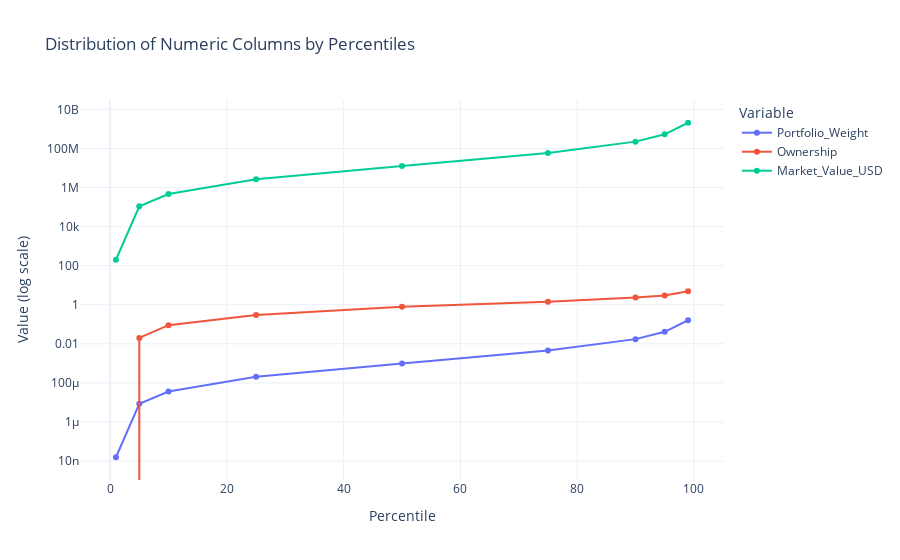

Write notebook code for a chart like this one.
### Code cell
import plotly.express as px

# Columnas y percentiles que ya calculaste
columns = ['Portfolio_Weight', 'Ownership', 'Market_Value_USD']
percentiles = [1, 5, 10, 25, 50, 75, 90, 95, 99]

# Dictionary to save percentile data
data = {col: [ml_df[col].quantile(p/100) for p in percentiles] for col in columns}

# Crear DataFrame de percentiles
percentiles_df = pd.DataFrame(data, index=[f'{p}%' for p in percentiles])

# Reset index para convertir los percentiles en columna y facilitar el plot
percentiles_plot_df = percentiles_df.reset_index().rename(columns={'index': 'Percentile'})

# Convertir la columna Percentile a int (quitando el %)
percentiles_plot_df['Percentile'] = percentiles_plot_df['Percentile'].str.rstrip('%').astype(int)

# Convertir de wide a long format para plotly
percentiles_long = percentiles_plot_df.melt(id_vars='Percentile', 
                                            value_vars=columns, 
                                            var_name='Variable', 
                                            value_name='Value')

# Graficar
fig = px.line(percentiles_long, x='Percentile', y='Value', color='Variable', 
              markers=True, title='Distribution of Numeric Columns by Percentiles')

fig.update_layout(yaxis_type='log',  # Log para ver mejor los valores muy pequeños
                  xaxis_title='Percentile',
                  yaxis_title='Value (log scale)',
                  template='plotly_white')

fig.show()

### Figure 1 — Plotly figure (JSON) as saved in the notebook; plotly's stock layout.template omitted (floating-point values rounded to 4 significant figures)
{"data": [{"hovertemplate": "Variable=Portfolio_Weight<br>Percentile=%{x}<br>Value=%{y}<extra></extra>", "legendgroup": "Portfolio_Weight", "line": {"color": "#636efa", "dash": "solid"}, "marker": {"symbol": "circle"}, "mode": "lines+markers", "name": "Portfolio_Weight", "orientation": "v", "showlegend": true, "type": "scatter", "x": [1, 5, 10, 25, 50, 75, 90, 95, 99], "xaxis": "x", "y": [1.56e-08, 8.494e-06, 3.634e-05, 0.0002066, 0.0009872, 0.004597, 0.01734, 0.04114, 0.1607], "yaxis": "y"}, {"hovertemplate": "Variable=Ownership<br>Percentile=%{x}<br>Value=%{y}<extra></extra>", "legendgroup": "Ownership", "line": {"color": "#EF553B", "dash": "solid"}, "marker": {"symbol": "circle"}, "mode": "lines+markers", "name": "Ownership", "orientation": "v", "showlegend": true, "type": "scatter", "x": [1, 5, 10, 25, 50, 75, 90, 95, 99], "xaxis": "x", "y": [0, 0.02, 0.09, 0.3, 0.79, 1.42, 2.316, 2.95, 4.841], "yaxis": "y"}, {"hovertemplate": "Variable=Market_Value_USD<br>Percentile=%{x}<br>Value=%{y}<extra></extra>", "legendgroup": "Market_Value_USD", "line": {"color": "#00cc96", "dash": "solid"}, "marker": {"symbol": "circle"}, "mode": "lines+markers", "name": "Market_Value_USD", "orientation": "v", "showlegend": true, "type": "scatter", "x": [1, 5, 10, 25, 50, 75, 90, 95, 99], "xaxis": "x", "y": [200.6, 109200.0, 467300.0, 2657183, 12694222, 59112914, 223000000.0, 529000000.0, 2067000000.0], "yaxis": "y"}], "layout": {"legend": {"title": {"text": "Variable"}, "tracegroupgap": 0}, "title": {"text": "Distribution of Numeric Columns by Percentiles"}, "xaxis": {"anchor": "y", "domain": [0, 1], "title": {"text": "Percentile"}}, "yaxis": {"anchor": "x", "domain": [0, 1], "title": {"text": "Value (log scale)"}, "type": "log"}}}
